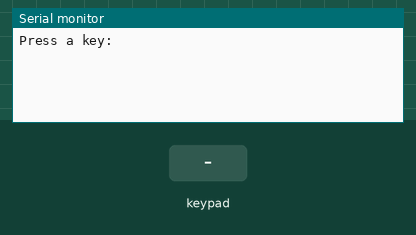
Bench run of a sketch on a simulated Arduino Mega 2560, built with avr-gcc and run on an emulated ATmega2560. Parts: the last lines printed to the serial monitor. Inputs (shaded band) come from the test bench.

Above: at 1.2 s.
1.3 s: key '1' pressed
At 2.2 s:
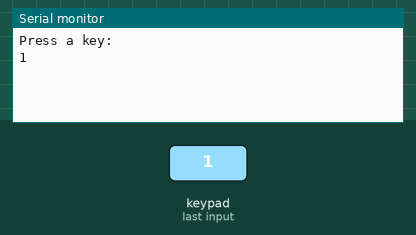
2.8 s: keypad keys 2 2 2 3 2 4 2 5 # pressed 0.4 s apart
At 7.3 s:
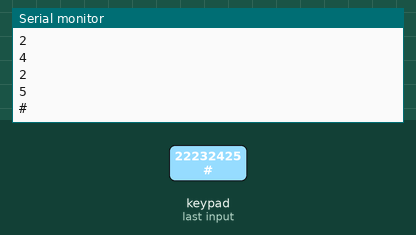
7.9 s: key '*' pressed
At 8.6 s:
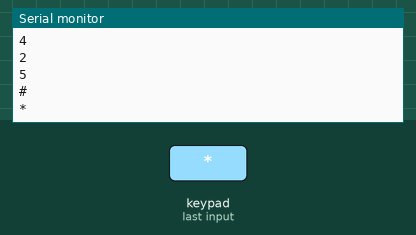
9.4 s: keypad keys 2 6 2 7 2 8 pressed 0.4 s apart
At 12.4 s:
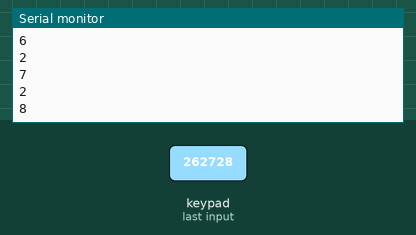
Timing chart, 0 to 13.9 s (numbered marks = the images above; inputs shaded):
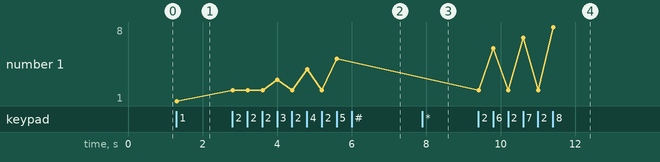

The sketch:

keypad.ino
```cpp
// keypad.ino: print every key pressed on a 4x3 keypad to the Serial Monitor
// Needs the "Keypad" library by Mark Stanley and Alexander Brevig.

#include <Keypad.h>

const byte ROWS = 4;
const byte COLS = 3;

char keys[ROWS][COLS] = {
  {'1', '2', '3'},
  {'4', '5', '6'},
  {'7', '8', '9'},
  {'*', '0', '#'},
};

byte rowPins[ROWS] = {22, 23, 24, 25};   // R1..R4
byte colPins[COLS] = {26, 27, 28};       // C1..C3

Keypad keypad = Keypad(makeKeymap(keys), rowPins, colPins, ROWS, COLS);

void setup() {
  Serial.begin(9600);
  Serial.println("Press a key:");
}

void loop() {
  char key = keypad.getKey();     // NO_KEY if nothing was pressed
  if (key != NO_KEY) {
    Serial.println(key);
  }
}
```

Measured:
- after the input at 1.3 s, the serial monitor: prints a new line at once (image 1)
- after the input at 2.8 s, the serial monitor: prints a new line at once (image 2)
- after the input at 7.9 s, the serial monitor: prints a new line at once (image 3)
- after the input at 9.4 s, the serial monitor: prints a new line at once (image 4)
- plotted number 1: 1 → 5 after the input at 2.8 s, 5 → 8 after the input at 9.4 s
